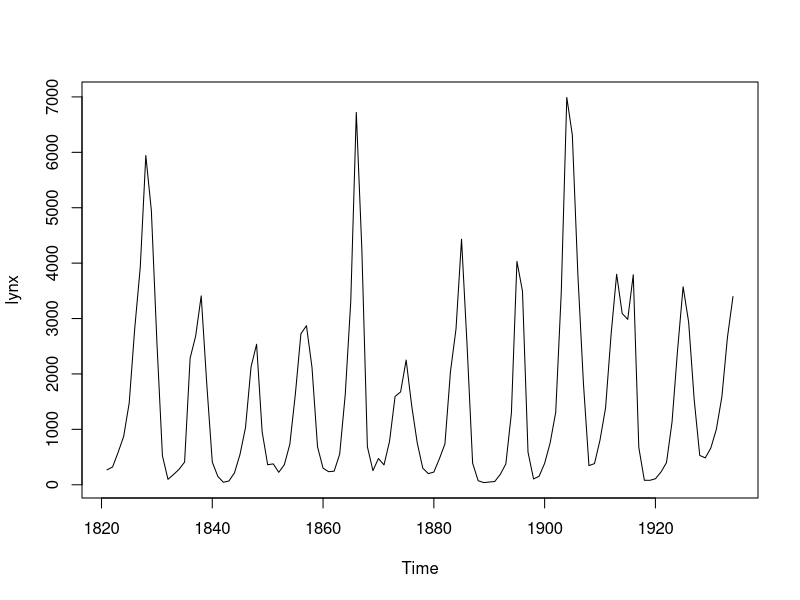
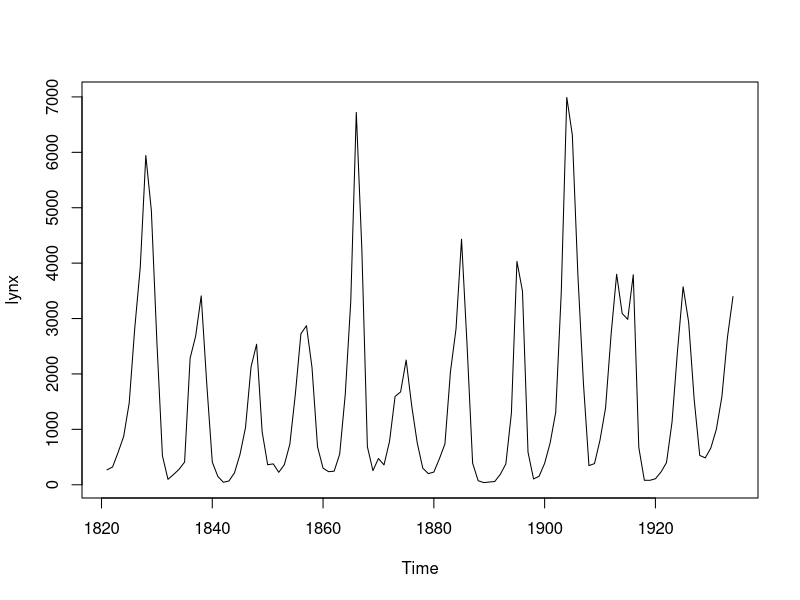
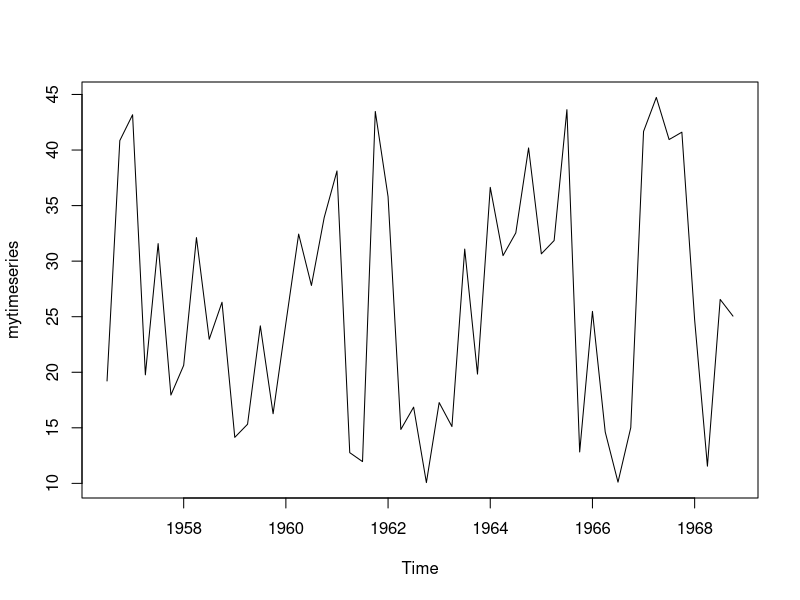
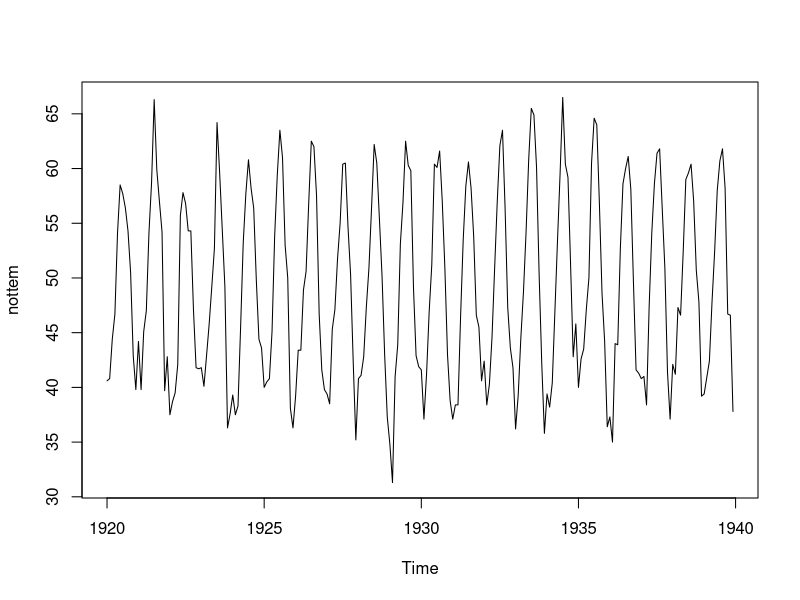
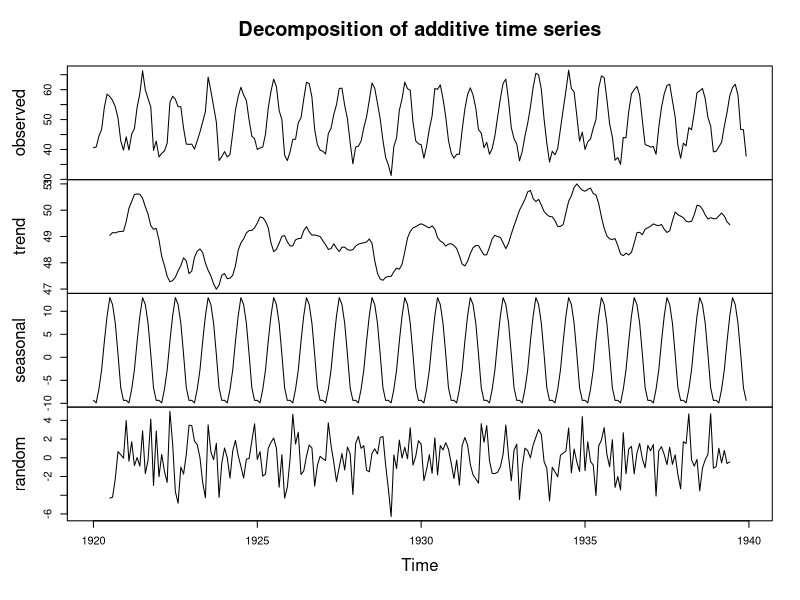
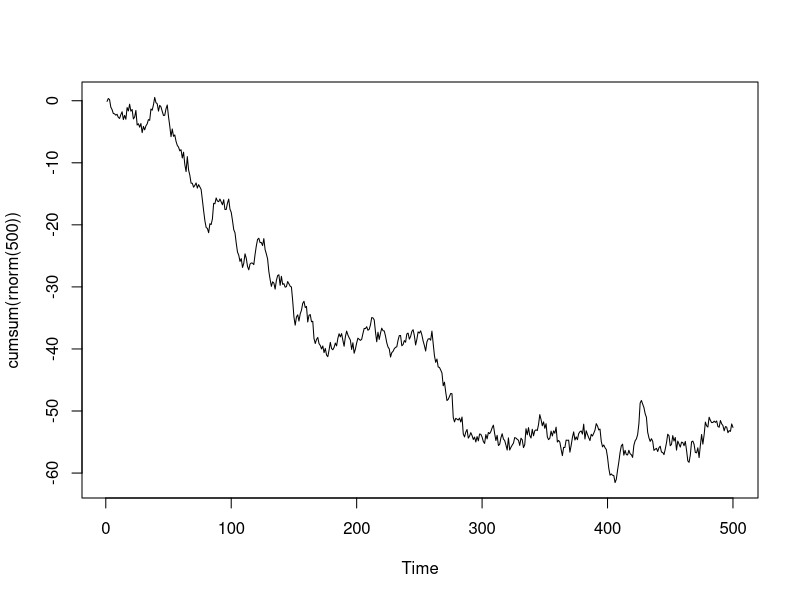
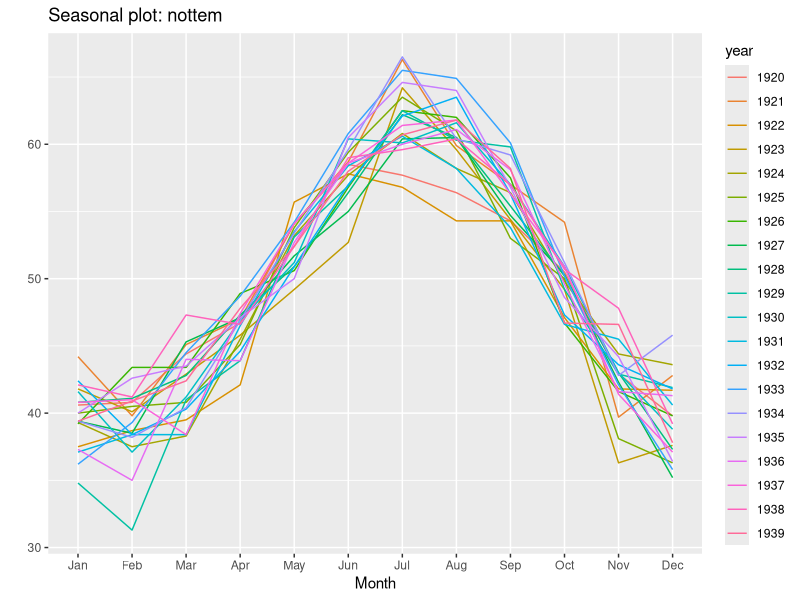
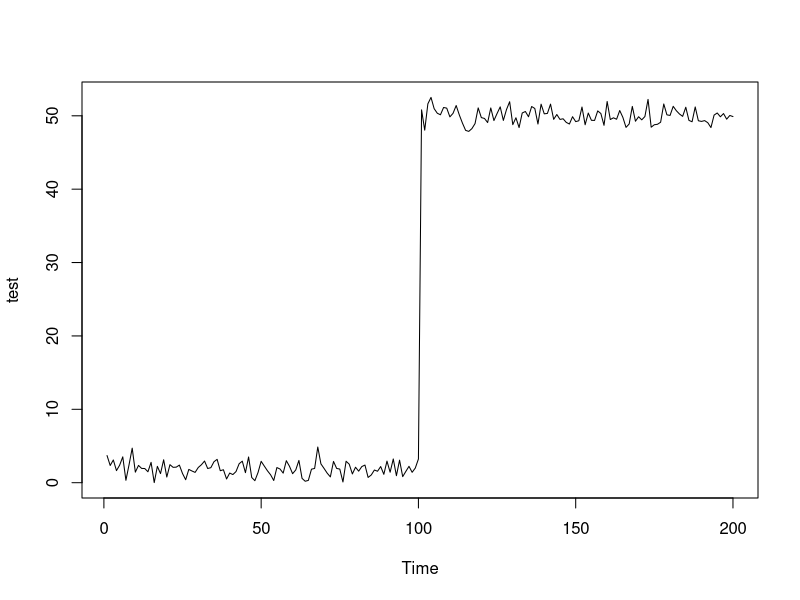

Write R code to recreate these figures, in order.
## Time Series Vectors and Lags

head(lynx)

# extracting time stamps
time(lynx)

# how longs is the dataset?
length(lynx)

mean(lynx); median(lynx)

plot(lynx)

sort(lynx)

# quantiles
quantile(lynx)

# getting the deciles
quantile(lynx, prob = seq(0, 1, length = 11), type = 5)

## Preparing Class ts

head(lynx)

plot(lynx)

# random uniform data between 10 and 45
mydata = runif(n = 50, min = 10, max = 45)

# packing it into a quarterly time series
mytimeseries = ts(data = mydata, start = c(1956,3), frequency = 4)

plot(mytimeseries)

class(mytimeseries)

class(lynx)

# a typical mts dataset
class(EuStockMarkets); head(EuStockMarkets)

## ts plots

plot(nottem)

# decompose to single components
plot(decompose(nottem))

plot.ts(cumsum(rnorm(500)))


library(forecast)
ggseasonplot(nottem)

## Stationarity

test = ts(c(rnorm(100,2,1), rnorm(100,50,1)), start = 1)

plot(test)

plot(diff(test))

# Unit Root Tests

x = rnorm(1000) # random normal data

library(tseries)
adf.test(x)

plot(nottem) # seasonal data

adf.test(nottem)

## Autocorrelation

plot.ts(rnorm(200))

plot(lynx)

acf(lynx, lag.max = 20) 
pacf(lynx, lag.max = 20)

acf(rnorm(500), lag.max = 20) 
pacf(rnorm(500), lag.max = 20)



## Differencing
# 1 different section
test = ts(c(rnorm(100,2,1), rnorm(100,50,1)), start = 1)
plot(test)
plot(diff(test))

# 2 different sections
test = ts(c(rnorm(100,2,1), rnorm(100,50,1), rnorm(100,80,1)), start = 1)
plot(test)
plot(diff(test))

